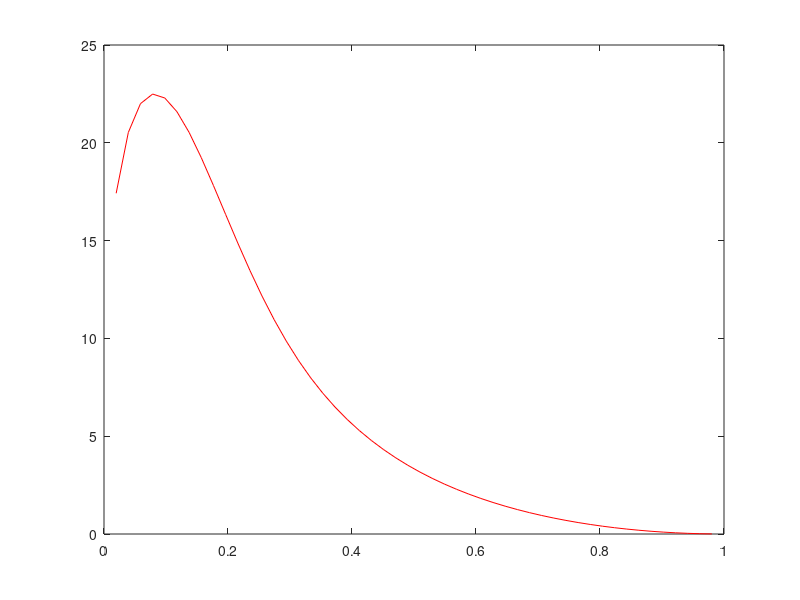
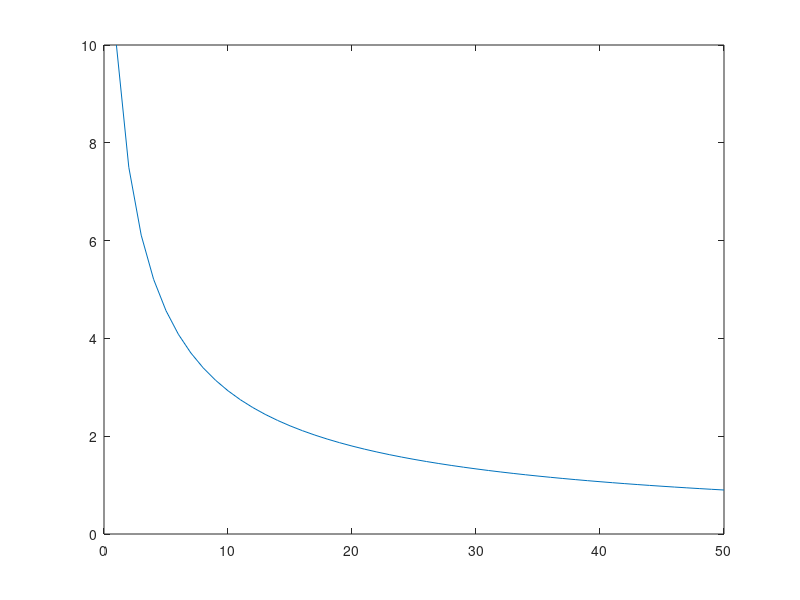

Write MATLAB code to recreate these figures, in order.
N = 50;
x = zeros(N,1);
y = x;
y1 = x;
A = 1e4;
p = 0.01;
n = 100;
c2 = 1e-5;
c1 = 1e-3;
for ii =1:N
    r = 1-1/(N+1)*ii;
    x(ii) = r;
    %y(ii-1) = c1*A*p*(1-a)/(b-2)*((b-1)^(1+log(A)/log(b))-1);
    y1(ii) = c2*n*A*((1-r)^2-(1-r)^(2*log(A)/log(1/r)+1))/(1-(1-r)^2);

    
end

figure(1);clf

plot(x,y1,'-r');

figure(2);clf

M = 50;
x = zeros(M,1);
y = x;

for ii = 1:M
    x(ii) = ii;
   
    for jj = ii:-1:1
        r = (jj-1)/jj;
        y(ii) = y(ii) + A*n/ii*c2*(1-r)^1%;(1*(ii-jj+1)); 
    end
end
plot(x,y)